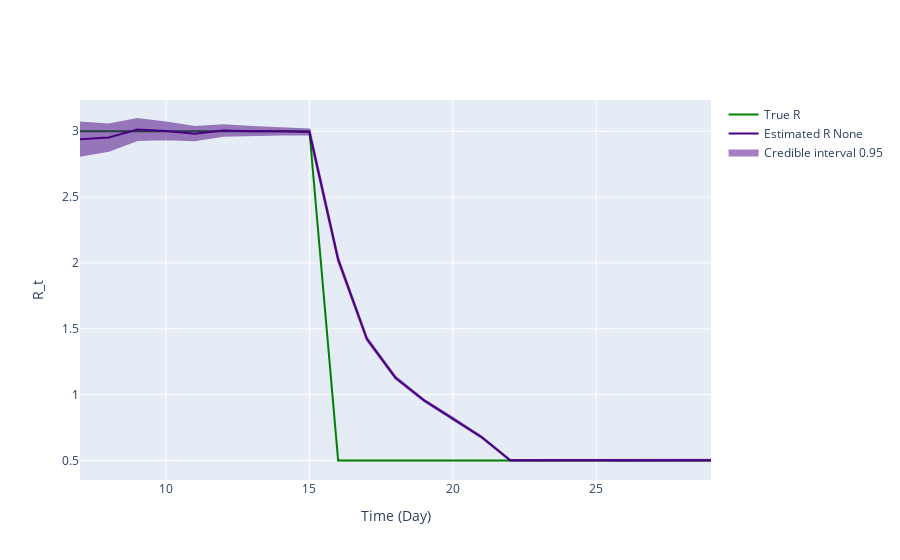

The code cell stored with this chart in its notebook:
### Code cell
fig = ReproductionNumberPlot()

fig.add_ground_truth_rt(ground_truth)
fig.add_interval_rt(interval2)

fig.update_labels(time_label='Time (Day)', r_label='R_t')

fig.show_figure()

### Figure 1 — Plotly figure (JSON) as saved in the notebook; plotly's stock layout.template omitted (floating-point values rounded to 4 significant figures)
{"data": [{"line": {"color": "green"}, "mode": "lines", "name": "True R", "type": "scatter", "x": [7, 8, 9, 10, 11, 12, 13, 14, 15, 16, 17, 18, 19, 20, 21, 22, 23, 24, 25, 26, 27, 28, 29], "y": [3, 3, 3, 3, 3, 3, 3, 3, 3, 0.5, 0.5, 0.5, 0.5, 0.5, 0.5, 0.5, 0.5, 0.5, 0.5, 0.5, 0.5, 0.5, 0.5]}, {"line": {"color": "indigo"}, "mode": "lines", "name": "Estimated R None", "type": "scatter", "x": [7, 8, 9, 10, 11, 12, 13, 14, 15, 16, 17, 18, 19, 20, 21, 22, 23, 24, 25, 26, 27, 28, 29], "y": [2.94, 2.952, 3.013, 3.003, 2.982, 3.005, 3.001, 3.0, 2.994, 2.026, 1.423, 1.128, 0.9554, 0.818, 0.6773, 0.5004, 0.5006, 0.4993, 0.5014, 0.5001, 0.5, 0.4997, 0.5013]}, {"fill": "toself", "fillcolor": "indigo", "line": {"color": "indigo"}, "mode": "lines", "name": "Credible interval 0.95", "opacity": 0.5, "showlegend": true, "type": "scatter", "x": [7, 8, 9, 10, 11, 12, 13, 14, 15, 16, 17, 18, 19, 20, 21, 22, 23, 24, 25, 26, 27, 28, 29, 29, 28, 27, 26, 25, 24, 23, 22, 21, 20, 19, 18, 17, 16, 15, 14, 13, 12, 11, 10, 9, 8, 7], "y": [3.066, 3.051, 3.093, 3.066, 3.032, 3.045, 3.032, 3.025, 3.014, 2.039, 1.432, 1.135, 0.9607, 0.8226, 0.6813, 0.5037, 0.504, 0.5027, 0.505, 0.5039, 0.5039, 0.5037, 0.5055, 0.4971, 0.4956, 0.4961, 0.4964, 0.4978, 0.4958, 0.4973, 0.497, 0.6733, 0.8134, 0.95, 1.122, 1.415, 2.013, 2.975, 2.976, 2.969, 2.965, 2.932, 2.939, 2.933, 2.852, 2.813]}], "layout": {"hovermode": "x unified", "xaxis": {"title": {"text": "Time (Day)"}}, "yaxis": {"title": {"text": "R_t"}}}}
